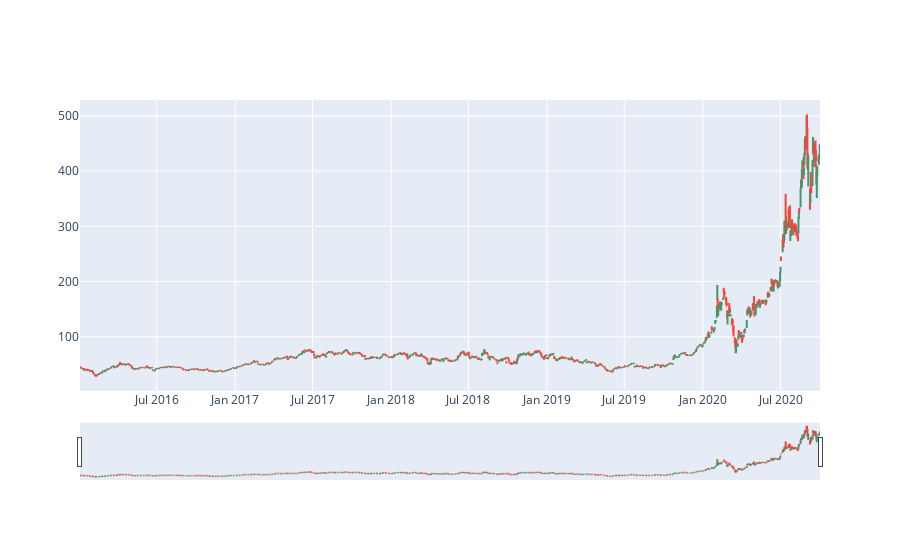

Notebook code for this chart:
### Code cell
fig = go.Figure(data=go.Ohlc(
    x=data.index,
    open=data['Open'],
    high=data['High'],
    low=data['Low'],
    close=data['Close'],
))
fig.show()

### Figure 1 — Plotly figure (JSON) as saved in the notebook; plotly's stock layout.template omitted (floating-point values rounded to 4 significant figures; data arrays with more than 128 entries replaced by an {"elided": "..."} marker saying what was removed)
{"data": [{"close": {"elided": "1196 float values"}, "high": {"elided": "1196 float values"}, "low": {"elided": "1196 float values"}, "open": {"elided": "1196 float values"}, "type": "ohlc", "x": {"elided": "1196 str values"}}], "layout": {}}
